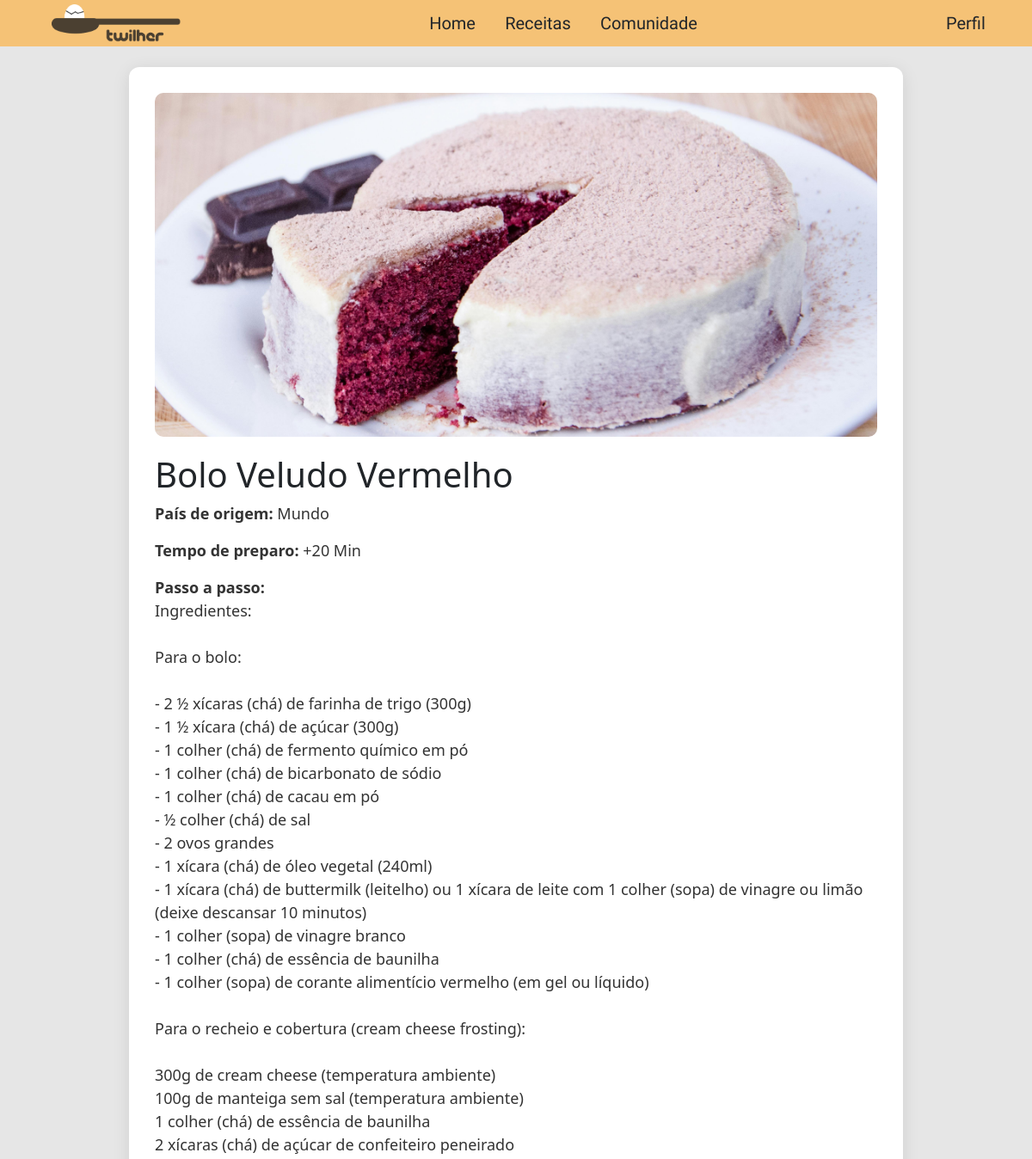
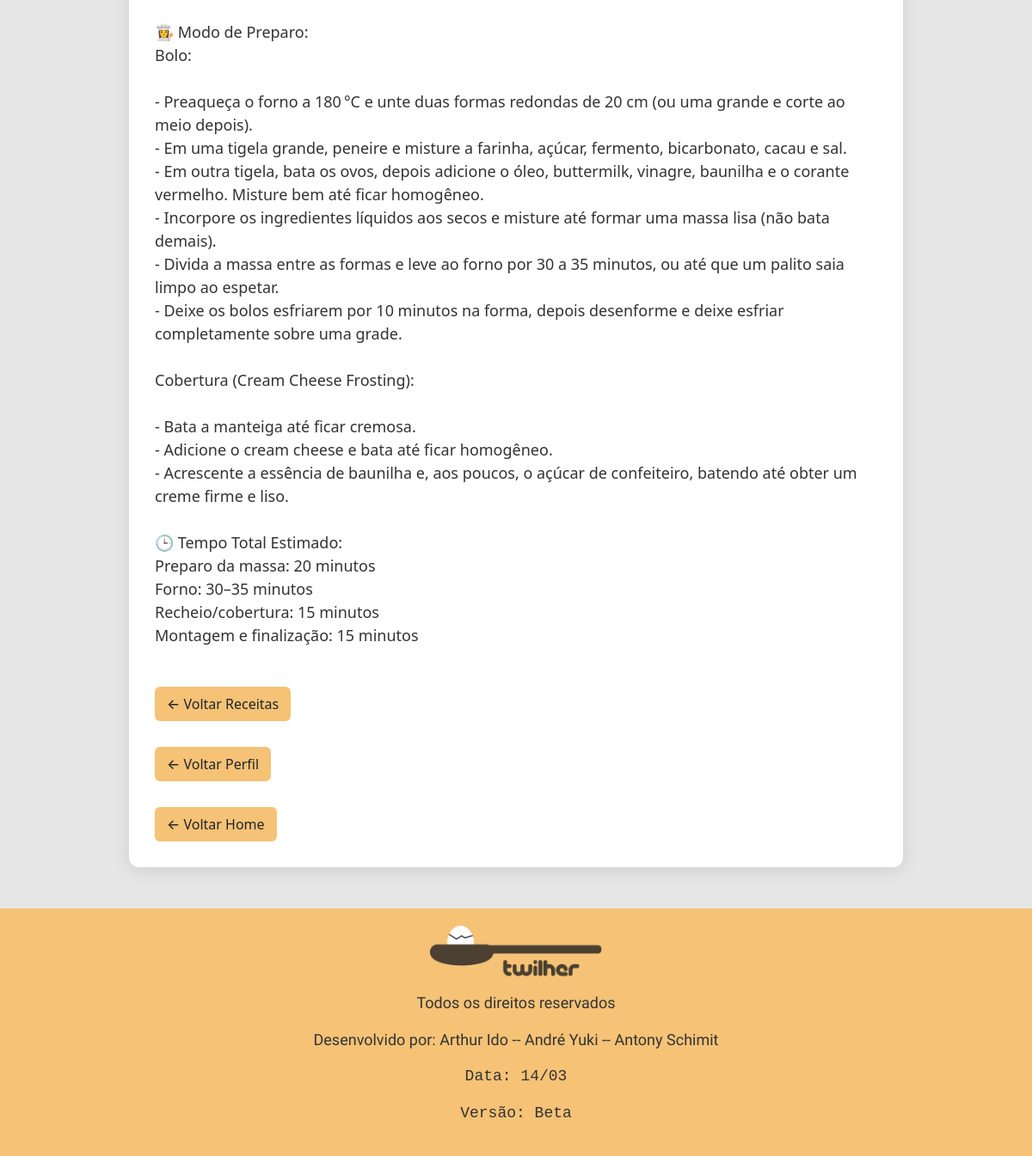
Screenshot of /detalhes.php?id=7 with the database file from the repository (2 pictures, top to bottom).
### tables this page shows
CREATE TABLE `receitas` (
  `id` int(11) NOT NULL,
  `nome` varchar(100) DEFAULT NULL,
  `pais_origem` varchar(50) DEFAULT NULL,
  `modo_preparo` text DEFAULT NULL,
  `tempo_preparo` varchar(20) DEFAULT NULL,
  `imagem` varchar(255) DEFAULT NULL,
  `data_envio` timestamp NOT NULL DEFAULT current_timestamp()
);

### detalhes.php (the view, shortened to what this page needs)
<?php
$dbHost = 'localhost';
$dbUsername = 'root';
$dbPassword = '';
$dbName = 'twilher tcc';
$conexao = new mysqli($dbHost, $dbUsername, $dbPassword, $dbName);
$id = intval($_GET['id']);
$sql = "SELECT nome, pais_origem, modo_preparo, tempo_preparo, imagem FROM receitas WHERE id = ?";
$stmt = $conexao->prepare($sql);
$stmt->bind_param("i", $id);
$stmt->execute();
$result = $stmt->get_result();
$receita = $result->fetch_assoc();
?>
<!DOCTYPE html>
<html lang="pt-BR">
<head>
    <link rel="stylesheet" href="assets/css/style.css">
    <link href="https://cdn.jsdelivr.net/npm/bootstrap@5.3.3/dist/css/bootstrap.min.css" rel="stylesheet"
>
</head>
<body class="fundo m-0 border-0 bd-example m-0 border-0 bd-example-cssgrid">
    <header>
        <a href="index.html"><img class="logo" src="assets/img/colherIcon.png" alt="logo"></a>
        <div class="nav_links">
            <a href="index.html">Home</a>
            <a href="receitas.php">Receitas</a>
            <a href="exibirPublicacao.php">Comunidade </a>
        </div>
        <a class="perfilnav" href="perfil.php">Perfil</a>
    </header>
    <br>
    <div class="detalhes-receita">
        <div class="imagem-detalhes">
            <img src="uploads/<?php echo htmlspecialchars($receita['imagem']); ?>" alt="<?php echo htmlspecialchars($receita['nome']); ?>">
        </div>
        <h1><?php echo htmlspecialchars($receita['nome']); ?></h1>
        <p><strong>País de origem:</strong> <?php echo htmlspecialchars($receita['pais_origem']); ?></p>
        <p><strong>Tempo de preparo:</strong> <?php echo htmlspecialchars($receita['tempo_preparo']); ?></p>
        <p><strong>Passo a passo:</strong><br><?php echo nl2br(htmlspecialchars($receita['modo_preparo'])); ?></p>
        <a href="receitas.php" class="back-link">← Voltar Receitas</a>
        <br>
        <a href="perfil.php" class="back-link">← Voltar Perfil</a>
        <br>
        <a href="index.html" class="back-link">← Voltar Home</a>
    </div>
<br>
<br>
    <footer class="rodape">
        <p><img src="assets/img/colherIcon.png" alt="colher" width="200px"></p>
        <p>Todos os direitos reservados</p>
        <p>Desenvolvido por: Arthur Ido -- André Yuki -- Antony Schimit<a href=""></a></p>
        <p style="font-family: monospace;">Data: 14/03</p>
        <p style="font-family: monospace;">Versão: Beta</p>
    </footer>
</body>
</html>

### assets/css/style.css (style rules this page uses)
* { box-sizing: border-box; margin: 0; padding: 0; }
.fundo { background-color: #E6E6E6; }
header { display: flex; justify-content: space-between; margin: 0; padding: 20px 5%; padding-bottom: 5px; padding-top: 5px; align-items: center; background-color: #F5C276; }
.nav_links { display: inline-block; padding: 0 20px; }
.nav_links a { font-family: 'Kalnia', cursive; font-weight: 500; font-size: 20px; color: #000; margin: 0; padding: 15px; text-align: center; text-decoration: none; }
.logo { cursor: pointer; width: 150px; display: flex; justify-content: left; }
.perfilnav { font-weight: 500; font-size: 20px; color: #000; font-family: kalnia, cursive; text-decoration: none; cursor: pointer; width: 40px; }
.rodape { padding: 20px; background-color: #F5C276; color: white; text-align: center; font-family: 'kalnia', cursive; font-size: 14px; }
.detalhes-receita { max-width: 900px; margin: auto; background: #ffffff; padding: 30px; border-radius: 12px; box-shadow: 0 4px 20px rgba(0, 0, 0, 0.1); }
.imagem-detalhes img { width: 100%; max-height: 400px; object-fit: cover; border-radius: 10px; margin-bottom: 20px; }
h1 { margin: 0 0 20px 0; font-size: 28px; }
p { font-size: 18px; color: #333; margin: 10px 0; }
.back-link { margin-top: 30px; display: inline-block; text-decoration: none; color: #555; font-weight: 500; background-color: #F5C276; padding: 8px 14px; border-radius: 6px; transition: background-color 0.3s, color 0.3s; }
a, a:link, a:visited, a:hover, a:active, a:focus { text-decoration: none; color: inherit; }

### rows the page displays
receitas: imagem (picture), nome "Bolo Veludo Vermelho", pais_origem "Mundo", tempo_preparo "+20 Min", modo_preparo "Ingredientes: Para o bolo: - 2 ½ xícaras (chá) de farinha de trigo (300g) - 1 ½ xícara (chá) de açúcar (300g) - 1 colher (chá) de fermento químico em pó - 1 colher (chá) de bicarbonato de sódio - 1 colher (chá) de cacau em pó - ½ colher (chá) de sal - 2 ovos grandes - 1 xícara (chá) de óleo vegetal (240ml) - 1 xícara (chá) de buttermilk (leitelho) ou 1 xícara de leite com 1 colher (sopa) de vinagre ou limão (deixe descansar 10 minutos) - 1 colher (sopa) de vinagre branco - 1 colher (chá) de essência de baunilha - 1 colher (sopa) de corante alimentício vermelho (em gel ou líquido) Para o recheio e cobertura (cream cheese frosting): 300g de cream cheese (temperatura ambiente) 100g de manteiga…"
